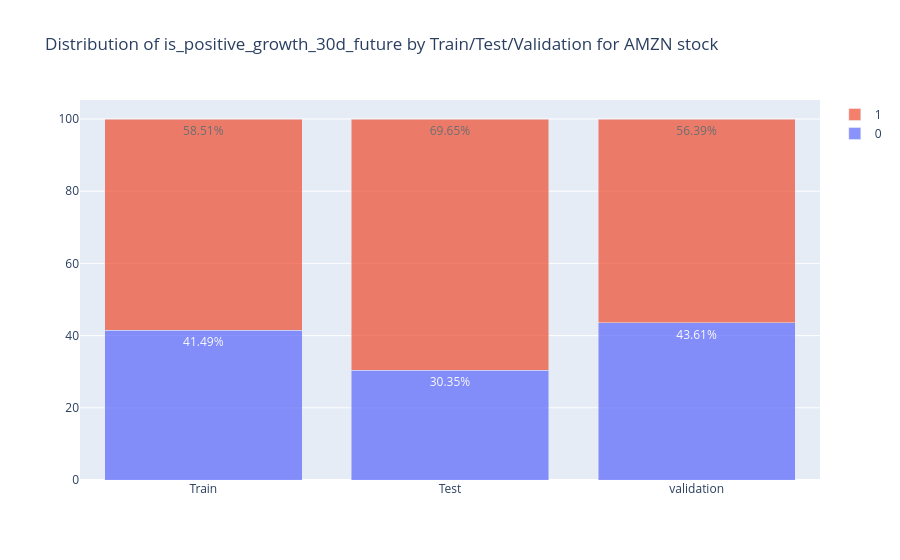

Notebook source saved alongside this figure:
### Code cell
# is_positive_growth_5d_future: ONLY AMZN stock

# Count occurrences of 0 and 1 for each split
train_counts = train_data['is_positive_growth_30d_future'].value_counts(normalize=True)*100
test_counts = test_data['is_positive_growth_30d_future'].value_counts(normalize=True)*100
val_counts = val_data['is_positive_growth_30d_future'].value_counts(normalize=True)*100

# Plot the data
fig = go.Figure()

# # Add stacked bar charts for each split
# fig.add_trace(go.Bar(x=['Train', 'Validation', 'Test'], y=[train_counts[0], val_counts[0], test_counts[0]], name='0'))
# fig.add_trace(go.Bar(x=['Train', 'Validation', 'Test'], y=[train_counts[1], val_counts[1], test_counts[1]], name='1'))


# Add stacked bar charts for each split
fig.add_trace(go.Bar(x=['Train', 'Test', 'validation'], y=[train_counts[0], test_counts[0], val_counts[0]], name='0',
                     text=[f'{count:.2f}%' for count in [train_counts[0], test_counts[0], val_counts[0]]], textposition='auto'))
fig.add_trace(go.Bar(x=['Train', 'Test', 'validation'], y=[train_counts[1], test_counts[1], val_counts[1]], name='1',
                     text=[f'{count:.2f}%' for count in [train_counts[1], test_counts[1], val_counts[1]]], textposition='auto'))


fig.update_layout(barmode='stack', title='Distribution of is_positive_growth_30d_future by Train/Test/Validation for AMZN stock')
fig.update_traces(opacity=0.75)

fig.show()

### Figure 1 — Plotly figure (JSON) as saved in the notebook; plotly's stock layout.template omitted (floating-point values rounded to 4 significant figures)
{"data": [{"name": "0", "opacity": 0.75, "text": ["41.49%", "30.35%", "43.61%"], "textposition": "auto", "type": "bar", "x": ["Train", "Test", "validation"], "y": [41.49, 30.35, 43.61]}, {"name": "1", "opacity": 0.75, "text": ["58.51%", "69.65%", "56.39%"], "textposition": "auto", "type": "bar", "x": ["Train", "Test", "validation"], "y": [58.51, 69.65, 56.39]}], "layout": {"barmode": "stack", "title": {"text": "Distribution of is_positive_growth_30d_future by Train/Test/Validation for AMZN stock"}}}
